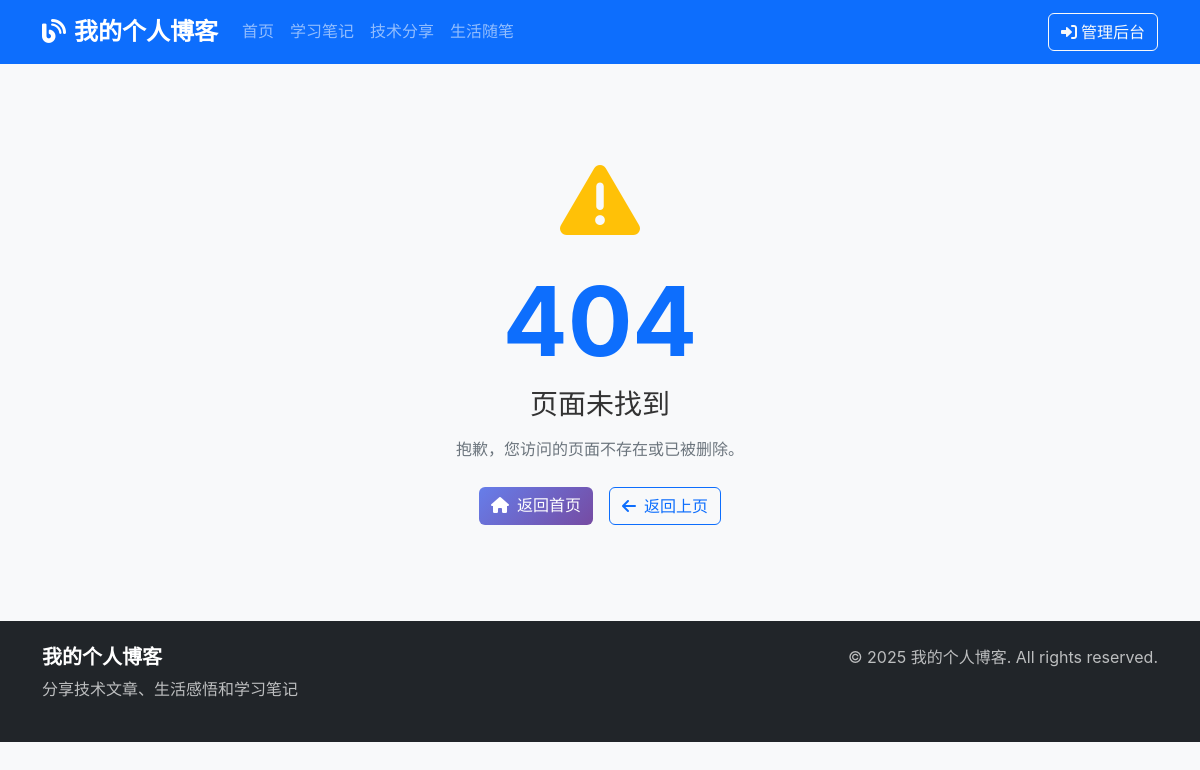
Page /404.php on the committed database.
### tables this page shows
CREATE TABLE categories (
    id INT AUTO_INCREMENT PRIMARY KEY,
    name VARCHAR(100) NOT NULL,
    slug VARCHAR(100) NOT NULL UNIQUE,
    description TEXT,
    created_at TIMESTAMP DEFAULT CURRENT_TIMESTAMP
);

### classes/Category.php (called while the page is built, shortened)
<?php
class Category {
    private $db;
    public function __construct() {
        $this->db = new Database();
    }
    public function getCategoriesWithPostCount() {
        $sql = "SELECT c.*, COUNT(p.id) as post_count
                FROM categories c
                LEFT JOIN posts p ON c.id = p.category_id AND p.status = 'published'
                GROUP BY c.id
                ORDER BY c.name ASC";
        return $this->db->query($sql);
    }
}
?>

### classes/Database.php (called while the page is built, shortened)
<?php
class Database {
    private $host;
    private $db_name;
    private $username;
    private $password;
    private $charset;
    private $pdo;
    public function __construct() {
        $this->host = DB_HOST;
        $this->db_name = DB_NAME;
        $this->username = DB_USER;
        $this->password = DB_PASS;
        $this->charset = DB_CHARSET;
    }
    public function getConnection() {
        if ($this->pdo === null) {
            try {
                $dsn = "mysql:host={$this->host};dbname={$this->db_name};charset={$this->charset}";
                $options = [
                    PDO::ATTR_ERRMODE => PDO::ERRMODE_EXCEPTION,
                    PDO::ATTR_DEFAULT_FETCH_MODE => PDO::FETCH_ASSOC,
                    PDO::ATTR_EMULATE_PREPARES => false,
                ];
                $this->pdo = new PDO($dsn, $this->username, $this->password, $options);
            } catch (PDOException $e) {
                throw new PDOException($e->getMessage(), (int)$e->getCode());
            }
        }
        return $this->pdo;
    }
    public function query($sql, $params = []) {
        try {
            $stmt = $this->getConnection()->prepare($sql);
            $stmt->execute($params);
            return $stmt->fetchAll();
        } catch (PDOException $e) {
            throw new PDOException($e->getMessage(), (int)$e->getCode());
        }
    }
}
?>

### 404.php (the view, shortened to what this page needs)
<?php
require_once 'classes/Database.php';
require_once 'classes/Category.php';
$category = new Category();
$categories = $category->getCategoriesWithPostCount();
?>
<!DOCTYPE html>
<html lang="zh-CN">
<head>
    <link href="https://cdn.jsdelivr.net/npm/bootstrap@5.1.3/dist/css/bootstrap.min.css" rel="stylesheet">
    <link href="https://cdnjs.cloudflare.com/ajax/libs/font-awesome/6.0.0/css/all.min.css" rel="stylesheet">
    <link href="assets/css/style.css" rel="stylesheet">
</head>
<body>
    <nav class="navbar navbar-expand-lg navbar-dark bg-primary">
        <div class="container">
            <a class="navbar-brand fw-bold" href="index.php">
                <i class="fas fa-blog me-2"></i><?php echo SITE_NAME; ?>
            </a>
            <div class="collapse navbar-collapse" id="navbarNav">
                <ul class="navbar-nav me-auto">
                    <li class="nav-item">
                        <a class="nav-link" href="index.php">首页</a>
                    </li>
                    <?php foreach ($categories as $cat): ?>
                    <li class="nav-item">
                        <a class="nav-link" href="index.php?category=<?php echo $cat['id']; ?>">
                            <?php echo htmlspecialchars($cat['name']); ?>
                        </a>
                    </li>
                    <?php endforeach; ?>
                </ul>
                <div class="d-flex">
                    <a href="admin/login.php" class="btn btn-outline-light">
                        <i class="fas fa-sign-in-alt me-1"></i>管理后台
                    </a>
                </div>
            </div>
        </div>
    </nav>
    <div class="container my-5">
        <div class="row justify-content-center">
            <div class="col-lg-6 text-center">
                <div class="error-page">
                    <i class="fas fa-exclamation-triangle fa-5x text-warning mb-4"></i>
                    <h1 class="display-1 fw-bold text-primary">404</h1>
                    <h2 class="h3 mb-3">页面未找到</h2>
                    <p class="text-muted mb-4">
                        抱歉，您访问的页面不存在或已被删除。
                    </p>
                    <div class="d-flex justify-content-center gap-3">
                        <a href="index.php" class="btn btn-primary">
                            <i class="fas fa-home me-2"></i>返回首页
                        </a>
                        <button onclick="history.back()" class="btn btn-outline-primary">
                            <i class="fas fa-arrow-left me-2"></i>返回上页
                        </button>
                    </div>
                </div>
            </div>
        </div>
    </div>
    <footer class="bg-dark text-light py-4 mt-5">
        <div class="container">
            <div class="row">
                <div class="col-md-6">
                    <h5><?php echo SITE_NAME; ?></h5>
                    <p class="text-muted"><?php echo SITE_DESCRIPTION; ?></p>
                </div>
                <div class="col-md-6 text-md-end">
                    <p class="text-muted mb-0">
                        &copy; <?php echo date('Y'); ?> <?php echo SITE_NAME; ?>. All rights reserved.
                    </p>
                </div>
            </div>
        </div>
    </footer>
</body>
</html>

### assets/css/style.css (style rules this page uses)
:root { --primary-color: #0d6efd; --secondary-color: #6c757d; --success-color: #198754; --danger-color: #dc3545; --warning-color: #ffc107; --info-color: #0dcaf0; --light-color: #f8f9fa; --dark-color: #212529; --border-radius: 0.375rem; --box-shadow: 0 0.125rem 0.25rem rgba(0, 0, 0, 0.075); --transition: all 0.15s ease-in-out; }
* { box-sizing: border-box; }
body { font-family: -apple-system, BlinkMacSystemFont, 'Segoe UI', Roboto, 'Helvetica Neue', Arial, sans-serif; line-height: 1.6; color: #333; background-color: #f8f9fa; }
.navbar-brand { font-size: 1.5rem; font-weight: 700; }
.navbar-nav .nav-link { font-weight: 500; transition: var(--transition); }
.btn { border-radius: var(--border-radius); font-weight: 500; transition: var(--transition); }
.btn-primary { background: linear-gradient(135deg, #667eea 0%, #764ba2 100%); border: none; }
footer { margin-top: auto; }
footer h5 { color: #fff; font-weight: 600; }
footer .text-muted { color: rgba(255, 255, 255, 0.7) !important; }
.error-page { padding: 3rem 0; }
.error-page .display-1 { font-size: 6rem; font-weight: 700; color: var(--primary-color); }

### rows in the picture
categories: name "学习笔记"
categories: name "技术分享"
categories: name "生活随笔"

### other values in the picture
SITE_NAME "我的个人博客"
SITE_DESCRIPTION "分享技术文章、生活感悟和学习笔记"
